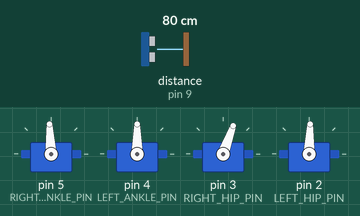
Recording of a sketch running on a simulated Arduino Uno, built with avr-gcc and run on an emulated ATmega328P. Shown: 4 × servo. The inputs (shaded band) are chosen by the test bench; at power-on: distance to the obstacle (sensor on pin 9) 80 cm. The echo pulse lasts 58.3 µs per cm; random numbers use the default seed unless the sketch sets one.

Above: at 0.1 s.
At 8.9 s:
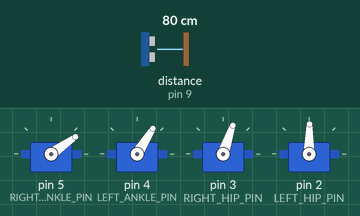
At 9.6 s:
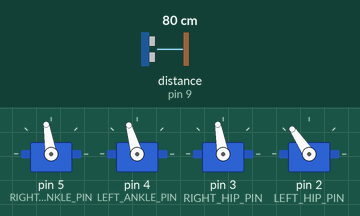
9.7 s: distance to the obstacle (sensor on pin 9) set to 23 cm
16.6 s: distance to the obstacle (sensor on pin 9) set to 18 cm
23.5 s: distance to the obstacle (sensor on pin 9) set to 35 cm
30.4 s: distance to the obstacle (sensor on pin 9) set to 2 cm
37.3 s: distance to the obstacle (sensor on pin 9) set to 60 cm
44.2 s: distance to the obstacle (sensor on pin 9) set to 4 cm
Timing chart, 0 to 98.6 s (numbered marks = the images above; inputs shaded):
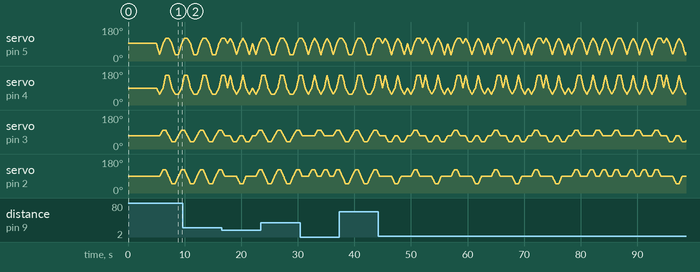

The sketch:

otto.ino
```cpp
#include "Robot.h"

#define RIGHT_ANKLE_POS_LEFT    890
#define RIGHT_ANKLE_POS_MIDDLE  1500
#define RIGHT_ANKLE_POS_RIGHT   1790

#define LEFT_ANKLE_POS_LEFT     1130
#define LEFT_ANKLE_POS_MIDDLE   1470
#define LEFT_ANKLE_POS_RIGHT    2180

#define RIGHT_HIP_POS_MIN       940
#define RIGHT_HIP_POS_MIDDLE    1270
#define RIGHT_HIP_POS_MAX       1580

#define LEFT_HIP_POS_MIN        1050
#define LEFT_HIP_POS_MIDDLE     1450
#define LEFT_HIP_POS_MAX        1820

#define RIGHT_ANKLE_PIN         5
#define LEFT_ANKLE_PIN          4
#define RIGHT_HIP_PIN           3
#define LEFT_HIP_PIN            2
#define SR04_TRIGGER_PIN        8
#define SR04_ECHO_PIN           9
#define RANDOM_SEED_PIN         A0      // Take noise from unconnected analog pin to seed RNG

#define DELAY                   1500
#define STOP_DISTANCE           20


const RobotConfig cfg = {
    {RIGHT_ANKLE_PIN, RIGHT_ANKLE_POS_LEFT, RIGHT_ANKLE_POS_MIDDLE, RIGHT_ANKLE_POS_RIGHT},
    {LEFT_ANKLE_PIN, LEFT_ANKLE_POS_LEFT, LEFT_ANKLE_POS_MIDDLE, LEFT_ANKLE_POS_RIGHT},
    {RIGHT_HIP_PIN, RIGHT_HIP_POS_MIN, RIGHT_HIP_POS_MIDDLE, RIGHT_HIP_POS_MAX},
    {LEFT_HIP_PIN, LEFT_HIP_POS_MIN, LEFT_HIP_POS_MIDDLE, LEFT_HIP_POS_MAX},
    DELAY,
    STOP_DISTANCE,
    {SR04_TRIGGER_PIN, SR04_ECHO_PIN}
};

Robot robot(cfg);
bool started = false;

void setup()
{
    randomSeed(analogRead(RANDOM_SEED_PIN));

    robot.setup();
}

void loop()
{
    if (!started)
    {
        delay(5000);
        robot.startStepFoward();
        started = true;
    }

    robot.stepForward();
}
```

DistanceSensor.cpp
```cpp
#include <Arduino.h>
#include "DistanceSensor.h"

DistanceSensor::DistanceSensor(const DistanceSensorConfig& cfg):
    triggerPin(cfg.triggerPin), echoPin(cfg.echoPin)
{
}

void DistanceSensor::setup()
{
    pinMode(this->triggerPin, OUTPUT);
    pinMode(this->echoPin, INPUT);
}

unsigned long DistanceSensor::getDistance()
{
    unsigned long duration = 0;

    digitalWrite(this->triggerPin, LOW);
    delayMicroseconds(5);
    digitalWrite(this->triggerPin, HIGH);
    delayMicroseconds(10);
    digitalWrite(this->triggerPin, LOW);

    duration = pulseIn(this->echoPin, HIGH, 3000);

    return duration * 0.01716;
}
```

DistanceSensor.h
```cpp
#pragma once

struct DistanceSensorConfig
{
    const int triggerPin;
    const int echoPin;
};

class DistanceSensor
{
public:
    DistanceSensor(const DistanceSensorConfig& cfg);

    void setup();
    unsigned long getDistance();
private:
    const int triggerPin;
    const int echoPin;
};
```

Joint.cpp
```cpp
#include "Joint.h"

Joint::Joint(const JointConfig& cfg) :
    pin(cfg.pin), posMin(cfg.posMin), posMiddle(cfg.posMiddle), posMax(cfg.posMax)
{
}

void Joint::setup()
{
    this->servo.attach(this->pin);
    this->servo.writeMicroseconds(this->posMiddle);
}

const int Joint::getValue(Joint::Position pos) const
{
    switch (pos)
    {
        case POS_MIN: return this->posMin;
        case POS_MIDDLE: return this->posMiddle;
        case POS_MAX: return this->posMax;
        default: return 0;
    }
}

void Joint::setPosition(const int pos) const
{
    this->servo.writeMicroseconds(pos);
}
```

Joint.h
```cpp
#pragma once

#include <Servo.h>

struct JointConfig
{
    const int pin;
    const int posMin;
    const int posMiddle;
    const int posMax;
};

class Joint
{
public:
    enum Position
    {
        POS_MIN,
        POS_MIDDLE,
        POS_MAX
    };

    Joint(const JointConfig& cfg);

    void setup();
    const int getValue(Joint::Position pos) const;
    void setPosition(const int pos) const;

private:
    const int pin;
    const int posMin;
    const int posMiddle;
    const int posMax;
    Servo servo;
};
```

Robot.cpp
```cpp
#include <Arduino.h>
#include <limits.h>
#include "Robot.h"

Robot::Move::Move(Joint* joint, Joint::Position from, Joint::Position to):
    joint(joint), from(from), to(to)
{}

Robot::Robot(const RobotConfig& cfg):
    rightAnkle(cfg.rightAnkle), leftAnkle(cfg.leftAnkle), rightHip(cfg.rightHip), leftHip(cfg.leftHip),
    delay(cfg.delay), stopDistance(cfg.stopDistance), distanceSensor(cfg.distanceSensor),

    rightAnkleMiddleToMin(&this->rightAnkle, Joint::POS_MIDDLE, Joint::POS_MIN),
    rightAnkleMinToMiddle(&this->rightAnkle, Joint::POS_MIN, Joint::POS_MIDDLE),
    rightAnkleMiddleToMax(&this->rightAnkle, Joint::POS_MIDDLE, Joint::POS_MAX),
    rightAnkleMaxToMiddle(&this->rightAnkle, Joint::POS_MAX, Joint::POS_MIDDLE),

    leftAnkleMiddleToMin(&this->leftAnkle, Joint::POS_MIDDLE, Joint::POS_MIN),
    leftAnkleMinToMiddle(&this->leftAnkle, Joint::POS_MIN, Joint::POS_MIDDLE),
    leftAnkleMiddleToMax(&this->leftAnkle, Joint::POS_MIDDLE, Joint::POS_MAX),
    leftAnkleMaxToMiddle(&this->leftAnkle, Joint::POS_MAX, Joint::POS_MIDDLE),

    rightHipMiddleToMin(&this->rightHip, Joint::POS_MIDDLE, Joint::POS_MIN),
    rightHipMinToMiddle(&this->rightHip, Joint::POS_MIN, Joint::POS_MIDDLE),
    rightHipMiddleToMax(&this->rightHip, Joint::POS_MIDDLE, Joint::POS_MAX),
    rightHipMaxToMiddle(&this->rightHip, Joint::POS_MAX, Joint::POS_MIDDLE),

    leftHipMiddleToMin(&this->leftHip, Joint::POS_MIDDLE, Joint::POS_MIN),
    leftHipMinToMiddle(&this->leftHip, Joint::POS_MIN, Joint::POS_MIDDLE),
    leftHipMiddleToMax(&this->leftHip, Joint::POS_MIDDLE, Joint::POS_MAX),
    leftHipMaxToMiddle(&this->leftHip, Joint::POS_MAX, Joint::POS_MIDDLE)
{
}

void Robot::setup()
{
    this->rightAnkle.setup();
    this->leftAnkle.setup();
    this->rightHip.setup();
    this->leftHip.setup();
    this->distanceSensor.setup();
}

void Robot::startStepFoward()
{
    Move *startLeanLeft[] = {
        &this->rightAnkleMiddleToMin,
        &this->leftAnkleMiddleToMin
    };

    this->moveJoints(startLeanLeft);
}

void Robot::stepForward()
{
    int distance = 0;

    Move *stepLeft[] = {
        &this->rightAnkleMinToMiddle,
        &this->leftAnkleMinToMiddle,
        &this->rightHipMiddleToMax,
        &this->leftHipMiddleToMax
    };

    Move *leanRight[] = {
        &this->rightAnkleMiddleToMax,
        &this->leftAnkleMiddleToMax
    };

    Move *rotateFromLeftToCenter[] = {
        &this->rightHipMaxToMiddle,
        &this->leftHipMaxToMiddle
    };

    Move *stepRight[] = {
        &this->rightAnkleMaxToMiddle,
        &this->leftAnkleMaxToMiddle,
        &this->rightHipMiddleToMin,
        &this->leftHipMiddleToMin
    };

    Move *leanLeft[] = {
        &this->rightAnkleMiddleToMin,
        &this->leftAnkleMiddleToMin
    };

    Move *rotateFromRightToCenter[] = {
        &this->rightHipMinToMiddle,
        &this->leftHipMinToMiddle
    };

    this->moveJoints(stepLeft);
    this->moveJoints(leanRight);
    this->moveJoints(rotateFromLeftToCenter);

    distance = this->distanceSensor.getDistance();

    if (distance > 0 && distance <= this->stopDistance)
    {
        Move *stepDown[] = {
            &this->rightAnkleMaxToMiddle,
            &this->leftAnkleMaxToMiddle
        };

        this->moveJoints(stepDown);

        if (random(2))
        {
            this->turnLeft();
        }
        else
        {
            this->turnRight();
        }

        this->startStepFoward();

        return;
    }

    this->moveJoints(stepRight);
    this->moveJoints(leanLeft);
    this->moveJoints(rotateFromRightToCenter);

    distance = this->distanceSensor.getDistance();

    if (distance > 0 && distance <= this->stopDistance)
    {
        Move *stepDown[] = {
            &this->rightAnkleMinToMiddle,
            &this->leftAnkleMinToMiddle
        };

        this->moveJoints(stepDown);

        if (random(2))
        {
            this->turnLeft();
        }
        else
        {
            this->turnRight();
        }

        this->startStepFoward();

        return;
    }
}

void Robot::turnLeft()
{
    Move *leanLeft[] = {
        &this->rightAnkleMiddleToMin,
        &this->leftAnkleMiddleToMin
    };

    Move *rotateLeftHip[] = {
        &this->rightAnkleMinToMiddle,
        &this->leftAnkleMinToMiddle,
        &this->leftHipMiddleToMax
    };

    Move *leanRight[] = {
        &this->rightAnkleMiddleToMax,
        &this->leftAnkleMiddleToMax
    };

    Move *rotateRightHip[] = {
        &this->rightAnkleMaxToMiddle,
        &this->leftAnkleMaxToMiddle,
        &this->rightHipMiddleToMax,
        &this->leftHipMaxToMiddle
    };

    Move *rotateBothHips[] = {
        &this->rightAnkleMinToMiddle,
        &this->leftAnkleMinToMiddle,
        &this->rightHipMaxToMiddle,
        &this->leftHipMiddleToMax
    };

    Move *finishTurn[] = {
        &this->rightAnkleMaxToMiddle,
        &this->leftAnkleMaxToMiddle,
        &this->leftHipMaxToMiddle
    };

    this->moveJoints(leanLeft);
    this->moveJoints(rotateLeftHip);
    this->moveJoints(leanRight);
    this->moveJoints(rotateRightHip);
    this->moveJoints(leanLeft);
    this->moveJoints(rotateBothHips);
    this->moveJoints(leanRight);
    this->moveJoints(finishTurn);
}

void Robot::turnRight()
{
    Move *leanRight[] = {
        &this->rightAnkleMiddleToMax,
        &this->leftAnkleMiddleToMax
    };

    Move *rotateRightHip[] = {
        &this->rightAnkleMaxToMiddle,
        &this->leftAnkleMaxToMiddle,
        &this->rightHipMiddleToMin
    };

    Move *leanLeft[] = {
        &this->rightAnkleMiddleToMin,
        &this->leftAnkleMiddleToMin
    };

    Move *rotateLeftHip[] = {
        &this->rightAnkleMinToMiddle,
        &this->leftAnkleMinToMiddle,
        &this->rightHipMinToMiddle,
        &this->leftHipMiddleToMin
    };

    Move *rotateBothHips[] = {
        &this->rightAnkleMaxToMiddle,
        &this->leftAnkleMaxToMiddle,
        &this->rightHipMiddleToMin,
        &this->leftHipMinToMiddle
    };

    Move *finishTurn[] = {
        &this->rightAnkleMinToMiddle,
        &this->leftAnkleMinToMiddle,
        &this->rightHipMinToMiddle
    };

    this->moveJoints(leanRight);
    this->moveJoints(rotateRightHip);
    this->moveJoints(leanLeft);
    this->moveJoints(rotateLeftHip);
    this->moveJoints(leanRight);
    this->moveJoints(rotateBothHips);
    this->moveJoints(leanLeft);
    this->moveJoints(finishTurn);
}

void Robot::moveJointsImpl(const int numMoves, Move** moves)
{
    int i = 0, j = 0;
    int minDistance = INT_MAX;

    for (i = 0; i < numMoves; ++i)
    {
        Move* move = moves[i];
        const Joint* joint = move->joint;
        const int from = joint->getValue(move->from);
        const int to = joint->getValue(move->to);

        // determine move direction and distance
        if (from > to)
        {
            move->direction = -1;
            move->distance = from - to;
        }
        else
        {
            move->direction = 1;
            move->distance = to - from;
        }

        // determine minimum move distance of all joints
        if (move->distance < minDistance)
        {
            minDistance = move->distance;
        }
    }

    // determine increment for each position update
    for (i = 0; i < numMoves; ++i)
    {
        Move* move = moves[i];
        const Joint* joint = move->joint;

        move->increment = static_cast<float>(move->distance) / static_cast<float>(minDistance);
    }

    // move servos
    for (i = 0; i < minDistance; ++i)
    {
        for (j = 0; j < numMoves; ++j)
        {
            Move* move = moves[j];
            const Joint* joint = move->joint;
            int pos = joint->getValue(move->from) + move->direction * i * move->increment;

            joint->setPosition(static_cast<float>(pos));
        }

        delayMicroseconds(this->delay);
    }
}
```

Robot.h
```cpp
#pragma once

#include "Joint.h"
#include "DistanceSensor.h"

struct RobotConfig
{
    const JointConfig rightAnkle;
    const JointConfig leftAnkle;
    const JointConfig rightHip;
    const JointConfig leftHip;
    const unsigned long delay;
    const unsigned int stopDistance;
    const DistanceSensorConfig distanceSensor;
};

class Robot
{
public:
    struct Move
    {
        Joint* joint;
        Joint::Position from;
        Joint::Position to;

        int direction = 0;
        int distance = 0;
        float increment = 0.0;

        Move(Joint* joint, Joint::Position from, Joint::Position to);
    };

    Robot(const RobotConfig& cfg);

    void setup();
    void startStepFoward();
    void stepForward();
    void turnLeft();
    void turnRight();

private:
    template<typename T, size_t n>
    void moveJoints(T* (&moves)[n])
    {
        this->moveJointsImpl(n, moves);
    }

    void moveJointsImpl(const int numMoves, Move** moves);

    const Joint rightAnkle;
    const Joint leftAnkle;
    const Joint rightHip;
    const Joint leftHip;
    const unsigned long delay;
    const unsigned int stopDistance;
    const DistanceSensor distanceSensor;

    Move rightAnkleMiddleToMin;
    Move rightAnkleMinToMiddle;
    Move rightAnkleMiddleToMax;
    Move rightAnkleMaxToMiddle;

    Move leftAnkleMiddleToMin;
    Move leftAnkleMinToMiddle;
    Move leftAnkleMiddleToMax;
    Move leftAnkleMaxToMiddle;

    Move rightHipMiddleToMin;
    Move rightHipMinToMiddle;
    Move rightHipMiddleToMax;
    Move rightHipMaxToMiddle;

    Move leftHipMiddleToMin;
    Move leftHipMinToMiddle;
    Move leftHipMiddleToMax;
    Move leftHipMaxToMiddle;
};
```
